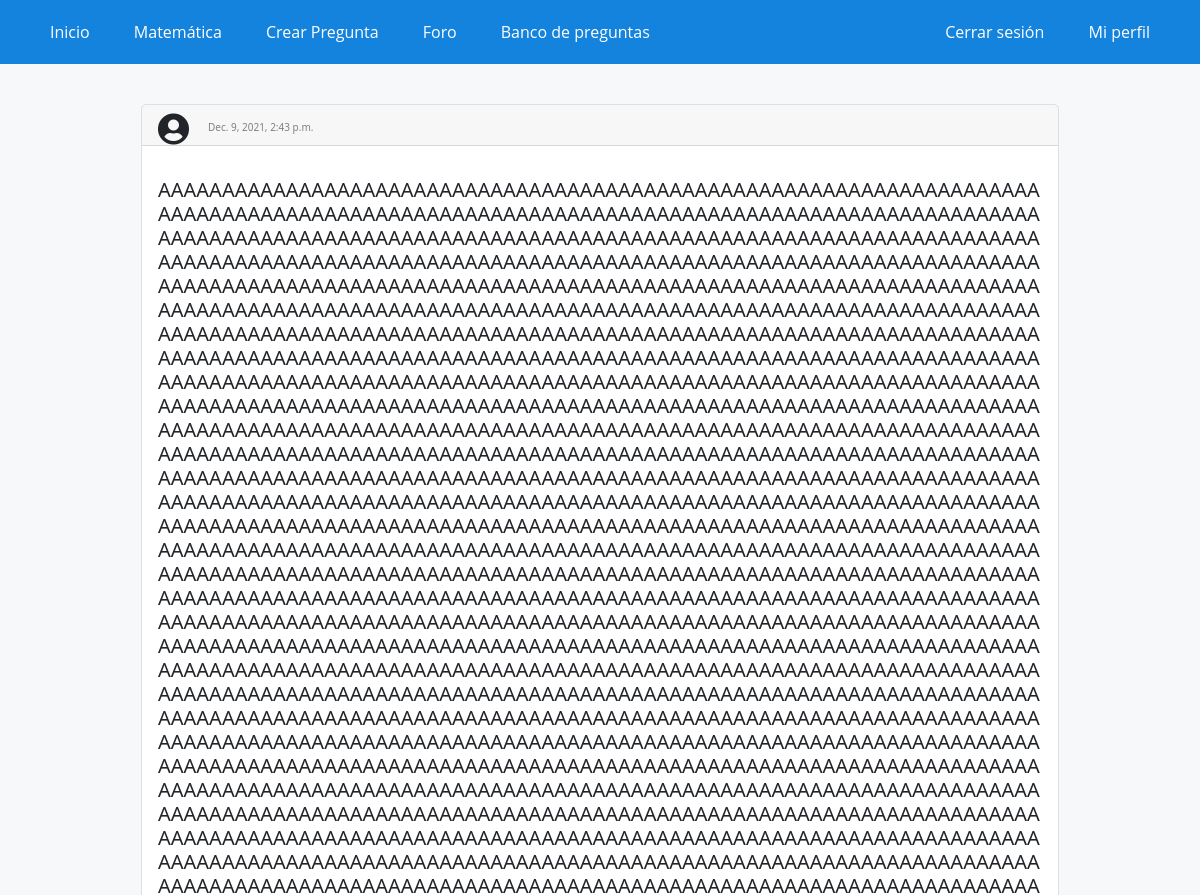
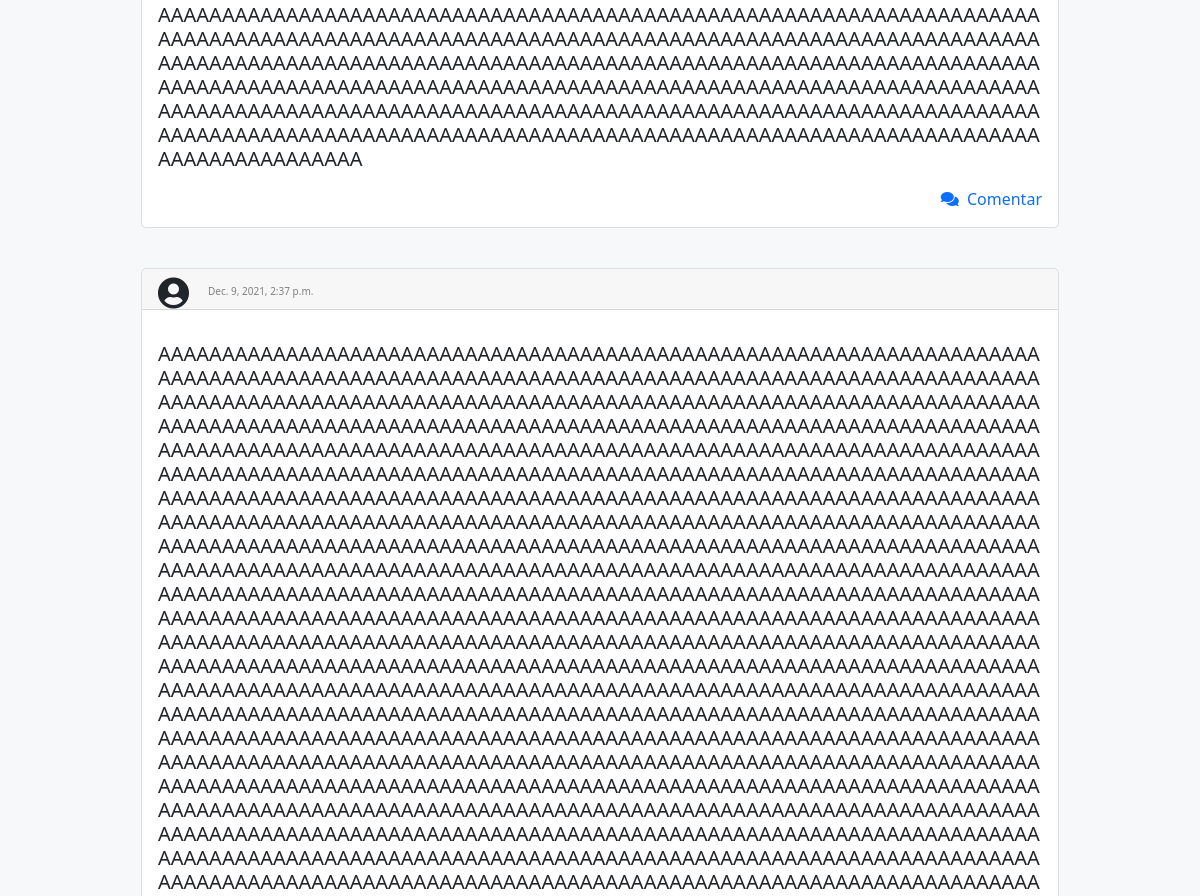
Page /foro/ (signed in, upper part) on the earlier database version (2 pictures, top to bottom).
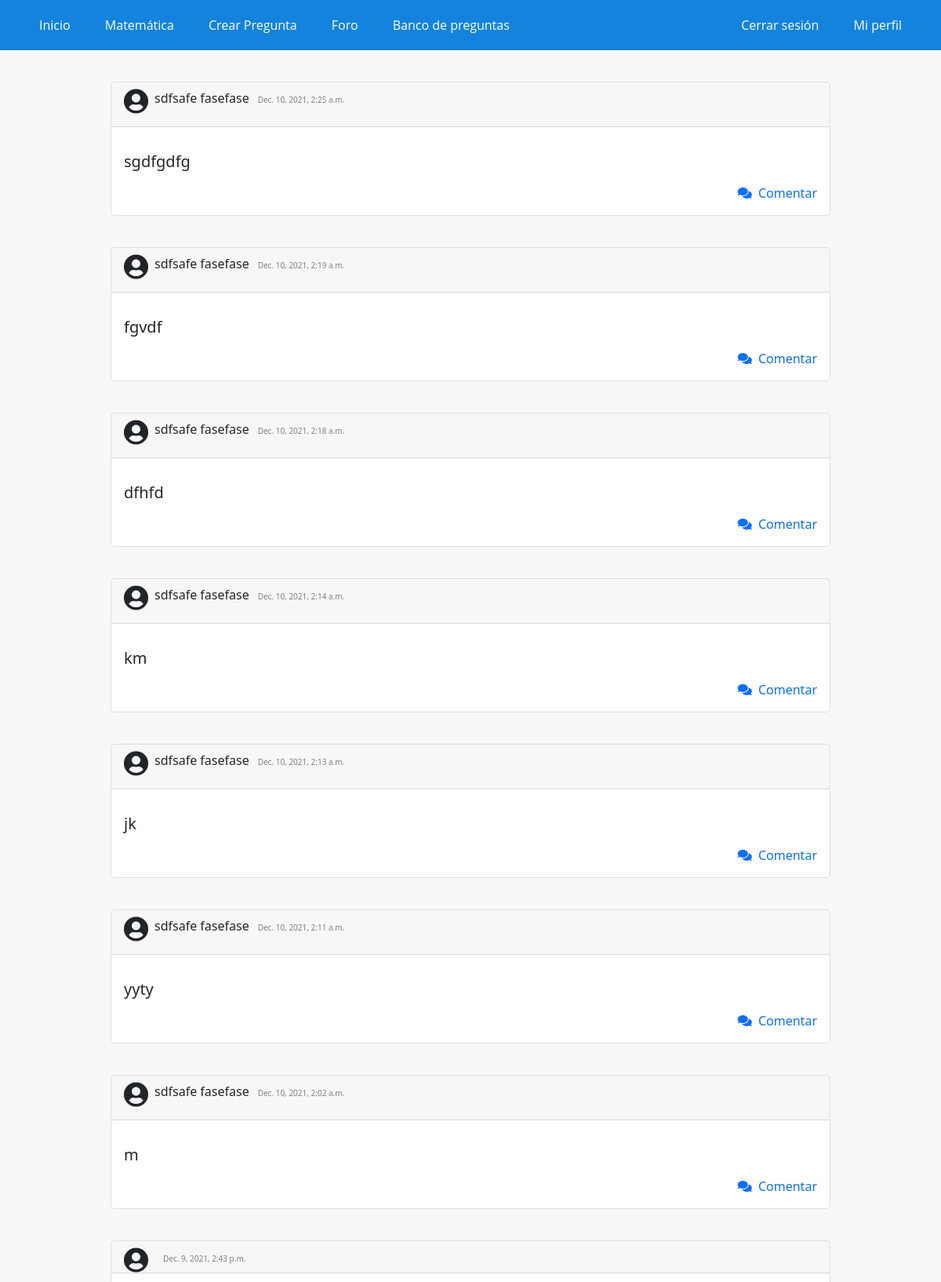
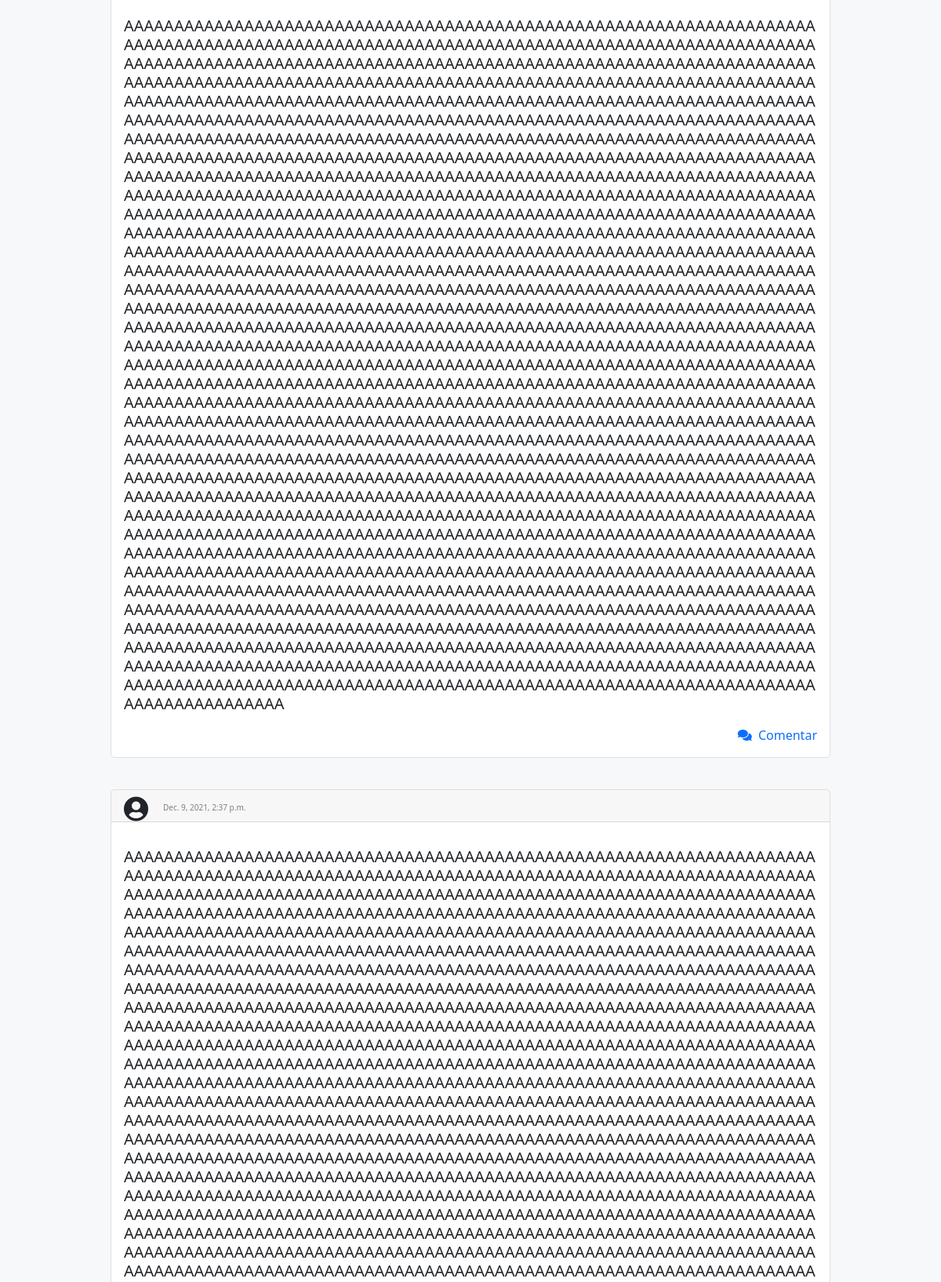
Same page on the later database version (2 pictures, top to bottom).
### WebApp/models.py (models this page shows, shortened)
class PostForo(models.Model):
    usuario = models.ForeignKey(settings.AUTH_USER_MODEL, on_delete=models.CASCADE)
    sigla = models.CharField(max_length=7, choices=siglas)
    texto = models.TextField(max_length=2500)
    slug = models.SlugField(unique=True, blank=True,max_length=2500)
    tiempo = models.DateTimeField(auto_now_add=True)
    class Meta:
        ordering = ['-tiempo']

### WebApp/views.py (the view)
# urls.py: path('foro/', foro, name="foro1"),
def foro(request):
    post = PostForo.objects.all()
    contexto = {
        'post': post
    }
    return render(request, 'app/foro.html', contexto)

### WebApp/templates/app/foro.html (shortened to what this page needs)
{% extends 'app/base.html' %}
{% load static %}
{% block contenido %}
<div class="elContenedor">
    <p>
        {% for post in post %}
        <div class="preguntas mb-3 mx-auto" style="width: 85%;">
            <div class="card-header"><i style="float: left; " class="svg-inline--fa fas fa-user-circle fa-2x">&nbsp;</i>
                <p style="display: inline-block; ">{{post.usuario.first_name}}{{" "}}{{post.usuario.last_name}}</p> &nbsp;<h7 style="color: gray; font-size: 10px;">
                    {{post.tiempo}}</h7>
            </div>
            <div class="card-body">
                <p class="card-text">
                    <h5 style="word-wrap: break-word;">{{post.texto}}</h5>
                </p>
                <div>
                    <a style="text-decoration: none;" href="{% url 'foro2' post.pk %}">
                        <div style="text-align: right;"><i class="fas fa-comments "></i>&nbsp;&nbsp;Comentar</div>
                    </a>
                </div>
            </div>
        </div>
        {% endfor %}
    </p>
</div>
{% endblock %}

### WebApp/templates/app/base.html (shortened to what this page needs)
<!DOCTYPE html>
<html lang="es">
<head>
    {% load static %}
    <link rel="stylesheet" href="https://use.fontawesome.com/releases/v5.6.3/css/all.css">
    <link href="https://cdn.jsdelivr.net/npm/bootstrap@5.1.3/dist/css/bootstrap.min.css" rel="stylesheet"
>
    <link rel="stylesheet" href="{% static 'app/css/styles.css' %}">
    <link rel="stylesheet" href="https://cdnjs.cloudflare.com/ajax/libs/mathquill/0.10.1/mathquill.css" />
    <link rel="stylesheet" href="https://cdn.jsdelivr.net/npm/katex@0.15.1/dist/katex.min.css">
</head>
<body>
    <header>
        <nav class="navegacion">
            <ul class="menu">
                <li><a href="{% url 'home' %}">Inicio</a></li>
                {% if user.is_authenticated %}
                <li><a class="mat">Matemática</a>
                </li>
                <li><a href="{% url 'crearPregunta' %}">Crear Pregunta</a></li>
                <li><a href="{% url 'foro1' %}">Foro</a></li>
                <li><a href="{% url 'banco-preguntas' %}">Banco de preguntas</a></li>
                {% endif %}
            </ul>
            <ul>
                {% if user.is_authenticated %}
                <li><a href="{% url 'logout' %}">Cerrar sesión</a></li>
                <li><a href="{% url 'mi_perfil' %}">Mi perfil</a></li>
                {% else %}
                <li><a href="{% url 'iniciar_sesion' %}">Iniciar sesión</a></li>
                <li><a href="{% url 'registrarse' %}">Registrarse</a></li>
                {% endif %}
            </ul>
        </nav>
    </header>
    {% if user.is_authenticated %}
    <div id="contenido">
        {% block contenido%}
        {% endblock %}
    </div>
    {% else %}
    <div id="contenido">
        <h1>Por Favor, inicia sesión para poder acceder al contenido :)</h1>
    </div>
    {% endif %}
</body>
</html>

### WebApp/static/app/css/styles.css (style rules this page uses)
* { margin: 0; padding: 0; -webkit-box-sizing: border-box; -moz-box-sizing: border-box; box-sizing: border-box; }
body { background: rgb(247,248,250); }
.navegacion { display: flex; justify-content: space-between; width: 100%; padding-inline: 30px; margin: auto; background: #1483dd; }
.navegacion ul { list-style: none; margin: 0; padding: 0; }
.navegacion > ul >li { position: relative; display: inline-block; }
.navegacion > ul > li > a { display: block; padding: 20px 20px; color: white; font-family: 'Open Sans', sans-serif; text-decoration: none; }
.mat { color: white; }
#contenido { width: 100%; padding-top: 0px; padding-bottom: 50px; margin:auto; }
.elContenedor { width: 90%; padding-top: 0px; margin:auto; }
.preguntas { background-color: rgb(255,255,255); border-radius: 5px ; margin-bottom: 40px; margin-top: 40px; border: 1px solid rgb(222,223,225); }

Differences in the rows shown:
added PostForo: usuario.first_name "sdfsafe", usuario.last_name "fasefase", tiempo "Dec. 10, 2021, 2:25 a.m.", texto "sgdfgdfg"
added PostForo: usuario.first_name "sdfsafe", usuario.last_name "fasefase", tiempo "Dec. 10, 2021, 2:19 a.m.", texto "fgvdf"
added PostForo: usuario.first_name "sdfsafe", usuario.last_name "fasefase", tiempo "Dec. 10, 2021, 2:18 a.m.", texto "dfhfd"
added PostForo: usuario.first_name "sdfsafe", usuario.last_name "fasefase", tiempo "Dec. 10, 2021, 2:14 a.m.", texto "km"
added PostForo: usuario.first_name "sdfsafe", usuario.last_name "fasefase", tiempo "Dec. 10, 2021, 2:13 a.m.", texto "jk"
added PostForo: usuario.first_name "sdfsafe", usuario.last_name "fasefase", tiempo "Dec. 10, 2021, 2:11 a.m.", texto "yyty"
added PostForo: usuario.first_name "sdfsafe", usuario.last_name "fasefase", tiempo "Dec. 10, 2021, 2:02 a.m.", texto "m"
